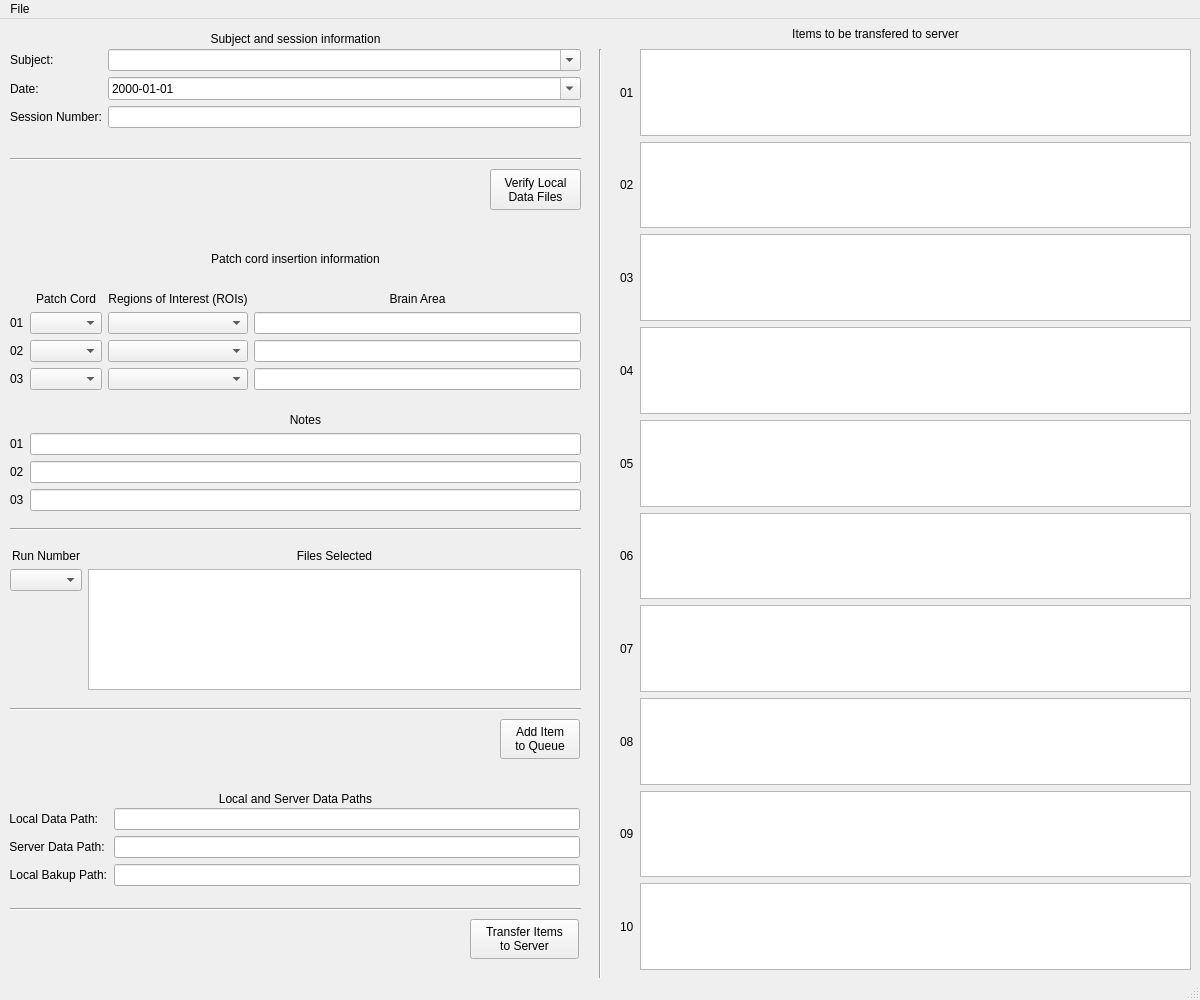
<?xml version="1.0" encoding="UTF-8"?>
<ui version="4.0">
 <class>MainWindow</class>
 <widget class="QMainWindow" name="MainWindow">
  <property name="geometry">
   <rect>
    <x>0</x>
    <y>0</y>
    <width>1200</width>
    <height>1000</height>
   </rect>
  </property>
  <property name="sizePolicy">
   <sizepolicy hsizetype="Fixed" vsizetype="Fixed">
    <horstretch>0</horstretch>
    <verstretch>0</verstretch>
   </sizepolicy>
  </property>
  <property name="minimumSize">
   <size>
    <width>1200</width>
    <height>1000</height>
   </size>
  </property>
  <property name="maximumSize">
   <size>
    <width>1200</width>
    <height>1000</height>
   </size>
  </property>
  <property name="windowTitle">
   <string>Fiber Photometry Form</string>
  </property>
  <widget class="QWidget" name="centralwidget">
   <widget class="QLabel" name="label_4">
    <property name="geometry">
     <rect>
      <x>570</x>
      <y>0</y>
      <width>611</width>
      <height>29</height>
     </rect>
    </property>
    <property name="text">
     <string>Items to be transfered to server</string>
    </property>
    <property name="alignment">
     <set>Qt::AlignCenter</set>
    </property>
   </widget>
   <widget class="QPushButton" name="button_transfer_items_to_server">
    <property name="enabled">
     <bool>true</bool>
    </property>
    <property name="geometry">
     <rect>
      <x>470</x>
      <y>900</y>
      <width>109</width>
      <height>40</height>
     </rect>
    </property>
    <property name="minimumSize">
     <size>
      <width>0</width>
      <height>30</height>
     </size>
    </property>
    <property name="text">
     <string>Transfer Items
to Server</string>
    </property>
    <property name="iconSize">
     <size>
      <width>16</width>
      <height>16</height>
     </size>
    </property>
    <property name="flat">
     <bool>false</bool>
    </property>
   </widget>
   <widget class="QWidget" name="formLayoutWidget">
    <property name="geometry">
     <rect>
      <x>620</x>
      <y>30</y>
      <width>571</width>
      <height>921</height>
     </rect>
    </property>
    <layout class="QGridLayout" name="gridLayout_2">
     <item row="7" column="1">
      <widget class="QTextEdit" name="item_queue_08">
       <property name="readOnly">
        <bool>true</bool>
       </property>
      </widget>
     </item>
     <item row="1" column="1">
      <widget class="QTextEdit" name="item_queue_02">
       <property name="readOnly">
        <bool>true</bool>
       </property>
      </widget>
     </item>
     <item row="9" column="0">
      <widget class="QLabel" name="label_18">
       <property name="text">
        <string>10</string>
       </property>
      </widget>
     </item>
     <item row="2" column="1">
      <widget class="QTextEdit" name="item_queue_03">
       <property name="readOnly">
        <bool>true</bool>
       </property>
      </widget>
     </item>
     <item row="6" column="1">
      <widget class="QTextEdit" name="item_queue_07">
       <property name="readOnly">
        <bool>true</bool>
       </property>
      </widget>
     </item>
     <item row="9" column="1">
      <widget class="QTextEdit" name="item_queue_10">
       <property name="readOnly">
        <bool>true</bool>
       </property>
      </widget>
     </item>
     <item row="6" column="0">
      <widget class="QLabel" name="label_15">
       <property name="text">
        <string>07</string>
       </property>
      </widget>
     </item>
     <item row="0" column="1">
      <widget class="QTextEdit" name="item_queue_01">
       <property name="readOnly">
        <bool>true</bool>
       </property>
      </widget>
     </item>
     <item row="2" column="0">
      <widget class="QLabel" name="label_9">
       <property name="text">
        <string>03</string>
       </property>
      </widget>
     </item>
     <item row="4" column="1">
      <widget class="QTextEdit" name="item_queue_05">
       <property name="readOnly">
        <bool>true</bool>
       </property>
      </widget>
     </item>
     <item row="3" column="1">
      <widget class="QTextEdit" name="item_queue_04">
       <property name="readOnly">
        <bool>true</bool>
       </property>
      </widget>
     </item>
     <item row="7" column="0">
      <widget class="QLabel" name="label_16">
       <property name="text">
        <string>08</string>
       </property>
      </widget>
     </item>
     <item row="1" column="0">
      <widget class="QLabel" name="label_8">
       <property name="text">
        <string>02</string>
       </property>
      </widget>
     </item>
     <item row="4" column="0">
      <widget class="QLabel" name="label_13">
       <property name="text">
        <string>05</string>
       </property>
      </widget>
     </item>
     <item row="0" column="0">
      <widget class="QLabel" name="label_5">
       <property name="text">
        <string>01</string>
       </property>
      </widget>
     </item>
     <item row="3" column="0">
      <widget class="QLabel" name="label_12">
       <property name="text">
        <string>04</string>
       </property>
      </widget>
     </item>
     <item row="8" column="1">
      <widget class="QTextEdit" name="item_queue_09">
       <property name="readOnly">
        <bool>true</bool>
       </property>
      </widget>
     </item>
     <item row="5" column="1">
      <widget class="QTextEdit" name="item_queue_06">
       <property name="readOnly">
        <bool>true</bool>
       </property>
      </widget>
     </item>
     <item row="8" column="0">
      <widget class="QLabel" name="label_17">
       <property name="text">
        <string>09</string>
       </property>
      </widget>
     </item>
     <item row="5" column="0">
      <widget class="QLabel" name="label_14">
       <property name="text">
        <string>06</string>
       </property>
      </widget>
     </item>
    </layout>
   </widget>
   <widget class="QPushButton" name="button_add_item_to_queue">
    <property name="geometry">
     <rect>
      <x>500</x>
      <y>700</y>
      <width>80</width>
      <height>40</height>
     </rect>
    </property>
    <property name="text">
     <string>Add Item
to Queue</string>
    </property>
    <property name="autoDefault">
     <bool>false</bool>
    </property>
   </widget>
   <widget class="QLabel" name="label_7">
    <property name="geometry">
     <rect>
      <x>10</x>
      <y>10</y>
      <width>571</width>
      <height>20</height>
     </rect>
    </property>
    <property name="acceptDrops">
     <bool>false</bool>
    </property>
    <property name="text">
     <string>Subject and session information</string>
    </property>
    <property name="alignment">
     <set>Qt::AlignCenter</set>
    </property>
   </widget>
   <widget class="QWidget" name="formLayoutWidget_2">
    <property name="geometry">
     <rect>
      <x>10</x>
      <y>30</y>
      <width>571</width>
      <height>91</height>
     </rect>
    </property>
    <layout class="QFormLayout" name="formLayout_2">
     <item row="0" column="0">
      <widget class="QLabel" name="label_01">
       <property name="text">
        <string>Subject:</string>
       </property>
      </widget>
     </item>
     <item row="0" column="1">
      <widget class="QComboBox" name="subject_combo_box">
       <property name="enabled">
        <bool>true</bool>
       </property>
       <property name="editable">
        <bool>true</bool>
       </property>
      </widget>
     </item>
     <item row="1" column="0">
      <widget class="QLabel" name="label_2">
       <property name="text">
        <string>Date:</string>
       </property>
      </widget>
     </item>
     <item row="1" column="1">
      <widget class="QDateEdit" name="date_edit">
       <property name="layoutDirection">
        <enum>Qt::LeftToRight</enum>
       </property>
       <property name="displayFormat">
        <string>yyyy-MM-dd</string>
       </property>
       <property name="calendarPopup">
        <bool>true</bool>
       </property>
      </widget>
     </item>
     <item row="2" column="0">
      <widget class="QLabel" name="label_3">
       <property name="text">
        <string>Session Number:</string>
       </property>
      </widget>
     </item>
     <item row="2" column="1">
      <widget class="QLineEdit" name="session_number">
       <property name="maxLength">
        <number>3</number>
       </property>
       <property name="alignment">
        <set>Qt::AlignLeading|Qt::AlignLeft|Qt::AlignVCenter</set>
       </property>
      </widget>
     </item>
    </layout>
   </widget>
   <widget class="QWidget" name="gridLayoutWidget">
    <property name="geometry">
     <rect>
      <x>10</x>
      <y>250</y>
      <width>571</width>
      <height>121</height>
     </rect>
    </property>
    <layout class="QGridLayout" name="gridLayout_6">
     <item row="1" column="3">
      <widget class="QLineEdit" name="brain_area_01"/>
     </item>
     <item row="3" column="0">
      <widget class="QLabel" name="label_21">
       <property name="text">
        <string>03</string>
       </property>
      </widget>
     </item>
     <item row="1" column="1">
      <widget class="QComboBox" name="patch_cord_selector_01"/>
     </item>
     <item row="2" column="0">
      <widget class="QLabel" name="label_20">
       <property name="text">
        <string>02</string>
       </property>
      </widget>
     </item>
     <item row="0" column="1">
      <widget class="QLabel" name="label_10">
       <property name="text">
        <string>Patch Cord</string>
       </property>
       <property name="alignment">
        <set>Qt::AlignBottom|Qt::AlignHCenter</set>
       </property>
      </widget>
     </item>
     <item row="1" column="0">
      <widget class="QLabel" name="label_19">
       <property name="text">
        <string>01</string>
       </property>
      </widget>
     </item>
     <item row="2" column="3">
      <widget class="QLineEdit" name="brain_area_02"/>
     </item>
     <item row="1" column="2">
      <widget class="QComboBox" name="roi_selector_01">
       <property name="placeholderText">
        <string/>
       </property>
      </widget>
     </item>
     <item row="3" column="1">
      <widget class="QComboBox" name="patch_cord_selector_03"/>
     </item>
     <item row="3" column="3">
      <widget class="QLineEdit" name="brain_area_03"/>
     </item>
     <item row="3" column="2">
      <widget class="QComboBox" name="roi_selector_03"/>
     </item>
     <item row="0" column="3">
      <widget class="QLabel" name="label_11">
       <property name="text">
        <string>Brain Area</string>
       </property>
       <property name="alignment">
        <set>Qt::AlignBottom|Qt::AlignHCenter</set>
       </property>
      </widget>
     </item>
     <item row="0" column="2">
      <widget class="QLabel" name="label">
       <property name="text">
        <string>Regions of Interest (ROIs)</string>
       </property>
       <property name="alignment">
        <set>Qt::AlignBottom|Qt::AlignHCenter</set>
       </property>
      </widget>
     </item>
     <item row="2" column="2">
      <widget class="QComboBox" name="roi_selector_02"/>
     </item>
     <item row="2" column="1">
      <widget class="QComboBox" name="patch_cord_selector_02"/>
     </item>
    </layout>
   </widget>
   <widget class="QWidget" name="gridLayoutWidget_2">
    <property name="geometry">
     <rect>
      <x>10</x>
      <y>380</y>
      <width>571</width>
      <height>112</height>
     </rect>
    </property>
    <layout class="QGridLayout" name="gridLayout">
     <item row="3" column="0">
      <widget class="QLabel" name="label_27">
       <property name="text">
        <string>03</string>
       </property>
      </widget>
     </item>
     <item row="1" column="1">
      <widget class="QLineEdit" name="notes_01"/>
     </item>
     <item row="2" column="0">
      <widget class="QLabel" name="label_24">
       <property name="text">
        <string>02</string>
       </property>
      </widget>
     </item>
     <item row="1" column="0">
      <widget class="QLabel" name="label_23">
       <property name="text">
        <string>01</string>
       </property>
      </widget>
     </item>
     <item row="3" column="1">
      <widget class="QLineEdit" name="notes_03"/>
     </item>
     <item row="0" column="1">
      <widget class="QLabel" name="label_26">
       <property name="text">
        <string>Notes</string>
       </property>
       <property name="alignment">
        <set>Qt::AlignBottom|Qt::AlignHCenter</set>
       </property>
      </widget>
     </item>
     <item row="2" column="1">
      <widget class="QLineEdit" name="notes_02"/>
     </item>
    </layout>
   </widget>
   <widget class="QLabel" name="label_28">
    <property name="geometry">
     <rect>
      <x>10</x>
      <y>230</y>
      <width>571</width>
      <height>20</height>
     </rect>
    </property>
    <property name="text">
     <string>Patch cord insertion information</string>
    </property>
    <property name="alignment">
     <set>Qt::AlignCenter</set>
    </property>
   </widget>
   <widget class="Line" name="line_3">
    <property name="geometry">
     <rect>
      <x>10</x>
      <y>500</y>
      <width>571</width>
      <height>20</height>
     </rect>
    </property>
    <property name="orientation">
     <enum>Qt::Horizontal</enum>
    </property>
   </widget>
   <widget class="Line" name="line_4">
    <property name="geometry">
     <rect>
      <x>10</x>
      <y>880</y>
      <width>571</width>
      <height>20</height>
     </rect>
    </property>
    <property name="orientation">
     <enum>Qt::Horizontal</enum>
    </property>
   </widget>
   <widget class="Line" name="line_5">
    <property name="geometry">
     <rect>
      <x>10</x>
      <y>130</y>
      <width>571</width>
      <height>20</height>
     </rect>
    </property>
    <property name="orientation">
     <enum>Qt::Horizontal</enum>
    </property>
   </widget>
   <widget class="Line" name="line">
    <property name="geometry">
     <rect>
      <x>590</x>
      <y>30</y>
      <width>20</width>
      <height>931</height>
     </rect>
    </property>
    <property name="orientation">
     <enum>Qt::Vertical</enum>
    </property>
   </widget>
   <widget class="QWidget" name="formLayoutWidget_3">
    <property name="geometry">
     <rect>
      <x>9</x>
      <y>789</y>
      <width>571</width>
      <height>91</height>
     </rect>
    </property>
    <layout class="QFormLayout" name="formLayout">
     <item row="0" column="0">
      <widget class="QLabel" name="label_22">
       <property name="text">
        <string>Local Data Path:</string>
       </property>
       <property name="alignment">
        <set>Qt::AlignRight|Qt::AlignTrailing|Qt::AlignVCenter</set>
       </property>
      </widget>
     </item>
     <item row="0" column="1">
      <widget class="QLineEdit" name="local_data_path">
       <property name="alignment">
        <set>Qt::AlignLeading|Qt::AlignLeft|Qt::AlignVCenter</set>
       </property>
      </widget>
     </item>
     <item row="1" column="0">
      <widget class="QLabel" name="label_6">
       <property name="text">
        <string>Server Data Path: </string>
       </property>
       <property name="alignment">
        <set>Qt::AlignRight|Qt::AlignTrailing|Qt::AlignVCenter</set>
       </property>
      </widget>
     </item>
     <item row="1" column="1">
      <widget class="QLineEdit" name="server_data_path">
       <property name="alignment">
        <set>Qt::AlignLeading|Qt::AlignLeft|Qt::AlignVCenter</set>
       </property>
      </widget>
     </item>
     <item row="2" column="0">
      <widget class="QLabel" name="label_25">
       <property name="text">
        <string>Local Bakup Path:</string>
       </property>
       <property name="alignment">
        <set>Qt::AlignRight|Qt::AlignTrailing|Qt::AlignVCenter</set>
       </property>
      </widget>
     </item>
     <item row="2" column="1">
      <widget class="QLineEdit" name="local_bkup_path">
       <property name="alignment">
        <set>Qt::AlignLeading|Qt::AlignLeft|Qt::AlignVCenter</set>
       </property>
      </widget>
     </item>
    </layout>
   </widget>
   <widget class="QLabel" name="label_29">
    <property name="geometry">
     <rect>
      <x>10</x>
      <y>770</y>
      <width>571</width>
      <height>20</height>
     </rect>
    </property>
    <property name="text">
     <string>Local and Server Data Paths</string>
    </property>
    <property name="alignment">
     <set>Qt::AlignCenter</set>
    </property>
   </widget>
   <widget class="QPushButton" name="button_verify_local_data_files">
    <property name="geometry">
     <rect>
      <x>490</x>
      <y>150</y>
      <width>91</width>
      <height>41</height>
     </rect>
    </property>
    <property name="text">
     <string>Verify Local
Data Files</string>
    </property>
    <property name="autoDefault">
     <bool>false</bool>
    </property>
   </widget>
   <widget class="QWidget" name="gridLayoutWidget_3">
    <property name="geometry">
     <rect>
      <x>10</x>
      <y>530</y>
      <width>571</width>
      <height>141</height>
     </rect>
    </property>
    <layout class="QGridLayout" name="gridLayout_3">
     <item row="1" column="0" alignment="Qt::AlignTop">
      <widget class="QComboBox" name="run_selector">
       <property name="placeholderText">
        <string/>
       </property>
      </widget>
     </item>
     <item row="0" column="1">
      <widget class="QLabel" name="label_31">
       <property name="text">
        <string>Files Selected</string>
       </property>
       <property name="alignment">
        <set>Qt::AlignBottom|Qt::AlignHCenter</set>
       </property>
      </widget>
     </item>
     <item row="1" column="1">
      <widget class="QTextEdit" name="run_selector_display">
       <property name="readOnly">
        <bool>true</bool>
       </property>
      </widget>
     </item>
     <item row="0" column="0">
      <widget class="QLabel" name="label_30">
       <property name="text">
        <string>Run Number</string>
       </property>
       <property name="alignment">
        <set>Qt::AlignBottom|Qt::AlignHCenter</set>
       </property>
      </widget>
     </item>
    </layout>
   </widget>
   <widget class="Line" name="line_6">
    <property name="geometry">
     <rect>
      <x>10</x>
      <y>680</y>
      <width>571</width>
      <height>20</height>
     </rect>
    </property>
    <property name="orientation">
     <enum>Qt::Horizontal</enum>
    </property>
   </widget>
  </widget>
  <widget class="QMenuBar" name="menubar">
   <property name="geometry">
    <rect>
     <x>0</x>
     <y>0</y>
     <width>1200</width>
     <height>22</height>
    </rect>
   </property>
   <widget class="QMenu" name="menuFile">
    <property name="title">
     <string>File</string>
    </property>
    <addaction name="action_clear_qsetting_values"/>
    <addaction name="action_remove_old_sessions"/>
    <addaction name="action_reset_form"/>
   </widget>
   <addaction name="menuFile"/>
  </widget>
  <widget class="QStatusBar" name="statusbar">
   <property name="statusTip">
    <string/>
   </property>
  </widget>
  <action name="action_add_item_to_queue">
   <property name="text">
    <string>action_add_item_to_queue</string>
   </property>
  </action>
  <action name="action_transfer_items_to_server">
   <property name="text">
    <string>action_transfer_items_to_server</string>
   </property>
  </action>
  <action name="action_clear_qsetting_values">
   <property name="text">
    <string>Clear QSetting Values</string>
   </property>
  </action>
  <action name="action_remove_old_sessions">
   <property name="text">
    <string>Remove Old Sessions</string>
   </property>
  </action>
  <action name="action_reset_form">
   <property name="text">
    <string>Reset Form</string>
   </property>
  </action>
  <action name="action_verify_local_data_files">
   <property name="text">
    <string>action_verify_local_data_files</string>
   </property>
   <property name="toolTip">
    <string>action_verify_local_data_files</string>
   </property>
  </action>
  <action name="action_run_selector_updated">
   <property name="text">
    <string>action_run_selector_updated</string>
   </property>
  </action>
 </widget>
 <resources/>
 <connections>
  <connection>
   <sender>button_transfer_items_to_server</sender>
   <signal>clicked()</signal>
   <receiver>action_transfer_items_to_server</receiver>
   <slot>trigger()</slot>
   <hints>
    <hint type="sourcelabel">
     <x>740</x>
     <y>559</y>
    </hint>
    <hint type="destinationlabel">
     <x>-1</x>
     <y>-1</y>
    </hint>
   </hints>
  </connection>
  <connection>
   <sender>button_add_item_to_queue</sender>
   <signal>clicked()</signal>
   <receiver>action_add_item_to_queue</receiver>
   <slot>trigger()</slot>
   <hints>
    <hint type="sourcelabel">
     <x>663</x>
     <y>167</y>
    </hint>
    <hint type="destinationlabel">
     <x>-1</x>
     <y>-1</y>
    </hint>
   </hints>
  </connection>
  <connection>
   <sender>button_verify_local_data_files</sender>
   <signal>clicked()</signal>
   <receiver>action_verify_local_data_files</receiver>
   <slot>trigger()</slot>
   <hints>
    <hint type="sourcelabel">
     <x>484</x>
     <y>202</y>
    </hint>
    <hint type="destinationlabel">
     <x>-1</x>
     <y>-1</y>
    </hint>
   </hints>
  </connection>
  <connection>
   <sender>run_selector</sender>
   <signal>currentTextChanged(QString)</signal>
   <receiver>action_run_selector_updated</receiver>
   <slot>trigger()</slot>
   <hints>
    <hint type="sourcelabel">
     <x>53</x>
     <y>608</y>
    </hint>
    <hint type="destinationlabel">
     <x>-1</x>
     <y>-1</y>
    </hint>
   </hints>
  </connection>
 </connections>
</ui>
